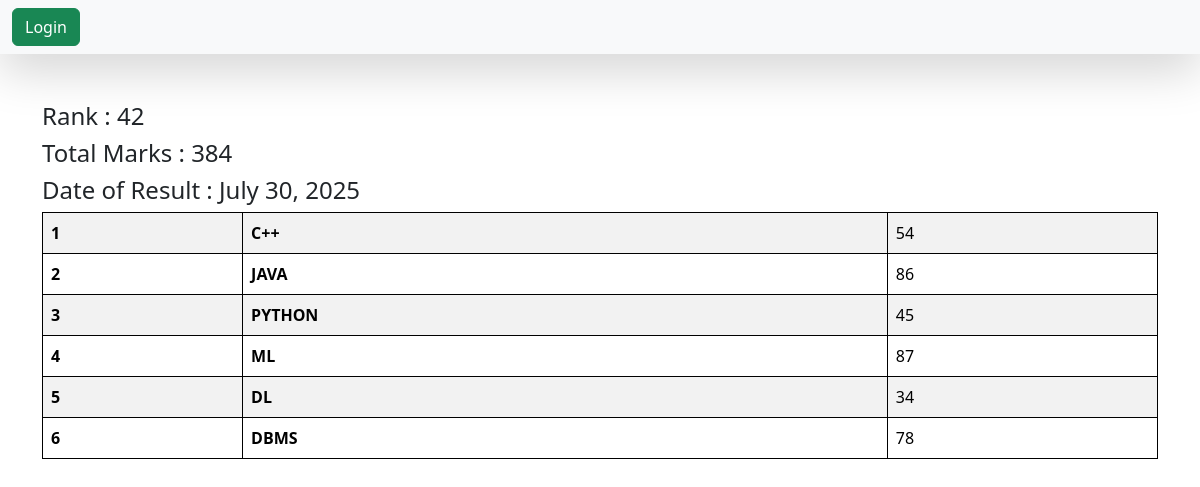
The page /see_marks/STU-0500/ on the database its author committed.
### vege/models.py (models this page shows, shortened)
class ReportCard(models.Model):
    student = models.ForeignKey(Student, related_name="studentreportcard", on_delete=models.CASCADE)
    student_rank = models.IntegerField(default=0)
    date_of_report_card_generation = models.DateField(auto_now_add=True)
    class Meta:
        unique_together = ('student_rank', 'date_of_report_card_generation')

class SubjectMarks(models.Model):
    student = models.ForeignKey(Student, related_name= "studentmarks", on_delete=models.CASCADE)
    subject = models.ForeignKey(Subject, on_delete=models.CASCADE)
    marks = models.IntegerField(default=0)
    class Meta:
        unique_together = ('student', 'subject' )

class Subject(models.Model):
    subject_name = models.CharField(max_length=100)

### vege/views.py (the view)
# urls.py: path('see_marks/<student_id>/', see_marks, name='see_marks'),
def see_marks(request, student_id):
    queryset = SubjectMarks.objects.filter(student__student_id__student_id=student_id)
    total_marks = queryset.aggregate(total_marks = Sum('marks'))
    current_rank = ReportCard.objects.filter(student__student_id__student_id=student_id).first().student_rank
    date_of_result = ReportCard.objects.filter(student__student_id__student_id=student_id).first().date_of_report_card_generation
    return render(request, 'report/marks.html', {'queryset': queryset, 'total_marks': total_marks, 'current_rank': current_rank, 'date_of_result': date_of_result})

### vege/templates/report/marks.html
{% extends "base.html" %}
{% block start %}
<div class = "container mt-5">
    <h4>Rank : {{current_rank}}</h4>
    <h4>Total Marks : {{total_marks.total_marks}}</h4>
    <h4>Date of Result : {{date_of_result}}</h4>
        <table class="table table-striped">
  <tbody>
    {% for marks in queryset %}
    <tr>
      <th scope="row">{{forloop.counter}}</th>
      <td><b>{{marks.subject.subject_name}}</b></td>
      <td>{{marks.marks}}</td>
    </tr>
    {% endfor %}
  </tbody>
</table>
</div>
{% endblock %}

### home/templates/base.html (style rules this page uses)
table, th, td { border: 1px solid black; }

### rows shown on the page
ReportCard: date_of_report_card_generation "July 30, 2025"
SubjectMarks: subject.subject_name "C++", marks "54"
SubjectMarks: subject.subject_name "JAVA", marks "86"
SubjectMarks: subject.subject_name "PYTHON", marks "45"
SubjectMarks: subject.subject_name "ML", marks "87"
SubjectMarks: subject.subject_name "DL", marks "34"
SubjectMarks: subject.subject_name "DBMS", marks "78"

### other values the page prints
{{ current_rank }} "42"
{{ total_marks.total_marks }} "384"
